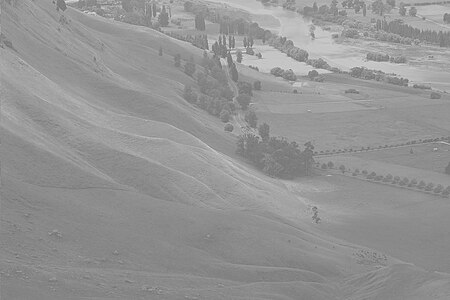
#> input picture Learn/ComputerVision/Histogram/furina/Unequalized_Hawkes_Bay_NZ.jpg, 450 x 300 px
$ jupyter execute --allow-errors histogram.ipynb
#> lines starting #> are read from the running program, lines starting #| are printed output that depends on the picture
[cell 1]
import cv2 as cv
import numpy as numpy
import matplotlib.pyplot as plt

[cell 2]
image = cv.imread("furina/Unequalized_Hawkes_Bay_NZ.jpg", cv.IMREAD_GRAYSCALE)
#> image is the input picture: shape (300, 450); min 100, max 234, mean 148
image = cv.resize(image, (640, int(image.shape[0] * (640 / image.shape[1]))))
#> image: shape (426, 640)

plt.imshow(image, cmap='grey')

[cell 3]
image.shape # 816 rows and 1006 columns matrix
#> Out = (426, 640)

[cell 4]
# Create a dictionary with key values from [0, 255] represent the color range. Count each pixels and add 1 to dict[key]
histogram = {}
count_row = 0
for row in image:
    for pixel in row:
        if pixel in histogram:
            histogram[pixel] += 1
        else:
            histogram[pixel] = 1
#> after the loop, histogram = 109 items


print(histogram)
#> (printed output is left out)

[cell 5]
color_range = list(histogram.keys())
#> color_range = 109 values, max 218 at index 49, min 108 at index 99, mean 162
frequencies = list(histogram.values())
#> frequencies = 109 values, max 11628 at index 14, min 1 at index 49, mean 2501.3

plt.bar(color_range, frequencies)

# Add title and labels
plt.title('Histogram Example')
plt.xlabel('Value')
plt.ylabel('Frequency')

# Show plot
plt.show()
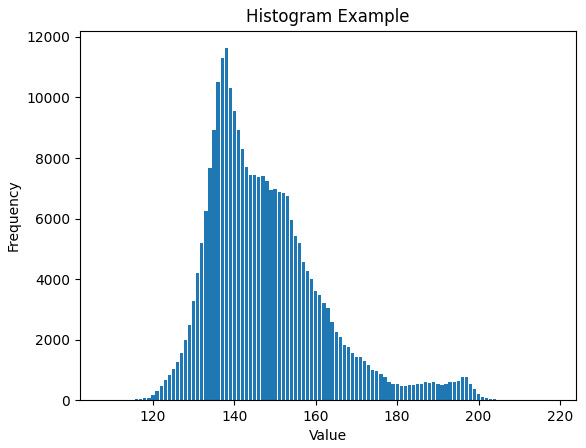
#> figure drawn by matplotlib, 1 panel; tallest bar 11628 high, from x = 137.6 to 138.4

### Histogram using OpenCV Library

[cell 6]
# [0, 256] range to avoid 255 would be exclude
hist = cv.calcHist([image], [0], None, [256], [0, 256])
#> hist = 256 values, max 11628 at index 138, min 0 at index 0, mean 1065

plt.figure()
plt.title('Grayscale Histogram')
plt.xlabel('Color Range')
plt.ylabel('Frequency')
plt.plot(hist)
plt.xlim([0, 256])
plt.show()
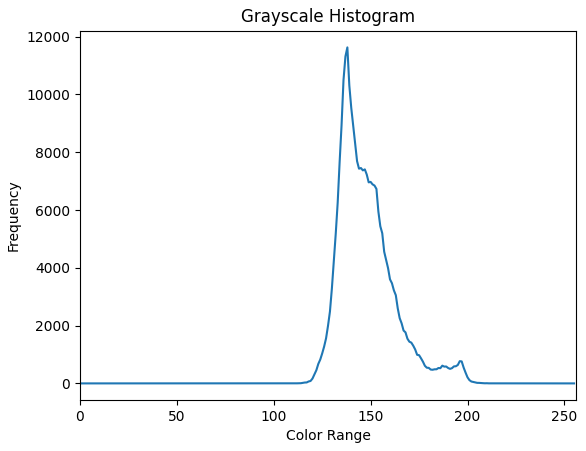
#> figure drawn by matplotlib, 1 panel; curve peaks at x = 138, y = 11628

### Histogram Equalization using `cv::equalizeHist` from OpenCV library

[cell 7]
# Create a dictionary with key values from [0, 255] represent the color range. Count each pixels and add 1 to dict[key]
def image_to_histogram(image, bins=256):
#> called with bins = 256
    histogram = {}

    # initialize color_range to histogram
    for i in range(bins):
        histogram[i] = 0

    for row in image:
        for pixel in row:
            if pixel in histogram:
                histogram[pixel] += 1
#> after the loop, histogram = 256 items

    sorted_histogram = {key: histogram[key] for key in sorted(histogram)}
#> sorted_histogram = 256 items
    return sorted_histogram


histogram1 = image_to_histogram(image)
#> histogram1 = 256 items

print(histogram1)
#> (printed output is left out)

[cell 8]
# Apply histogram equalization
equalized_image = cv.equalizeHist(image)
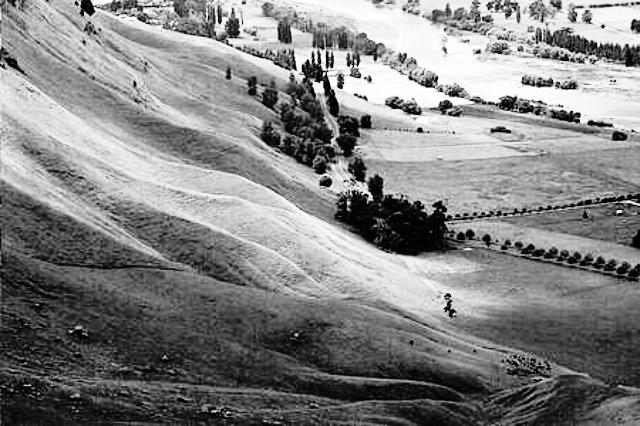
#> equalized_image: shape (426, 640); min 0, max 255, mean 130.5

def plot_histogram(image, equalized_image):
    # Plot the original and equalized images with their histograms
    plt.figure(figsize=(12, 8))

    # Original image and its histogram
    plt.subplot(2, 2, 1)
    plt.imshow(image, cmap='gray')
    plt.title('Original Image')
    plt.axis('off')

    plt.subplot(2, 2, 2)
    plt.hist(image.ravel(), bins=256, range=[0, 256])
    plt.title('Original Histogram')

    # Equalized image and its histogram
    plt.subplot(2, 2, 3)
    plt.imshow(equalized_image, cmap='gray')
    plt.title('Equalized Image')
    plt.axis('off')

    plt.subplot(2, 2, 4)
    plt.hist(equalized_image.ravel(), bins=256, range=[0, 256])
    plt.title('Equalized Histogram')

    plt.tight_layout()
    plt.show()
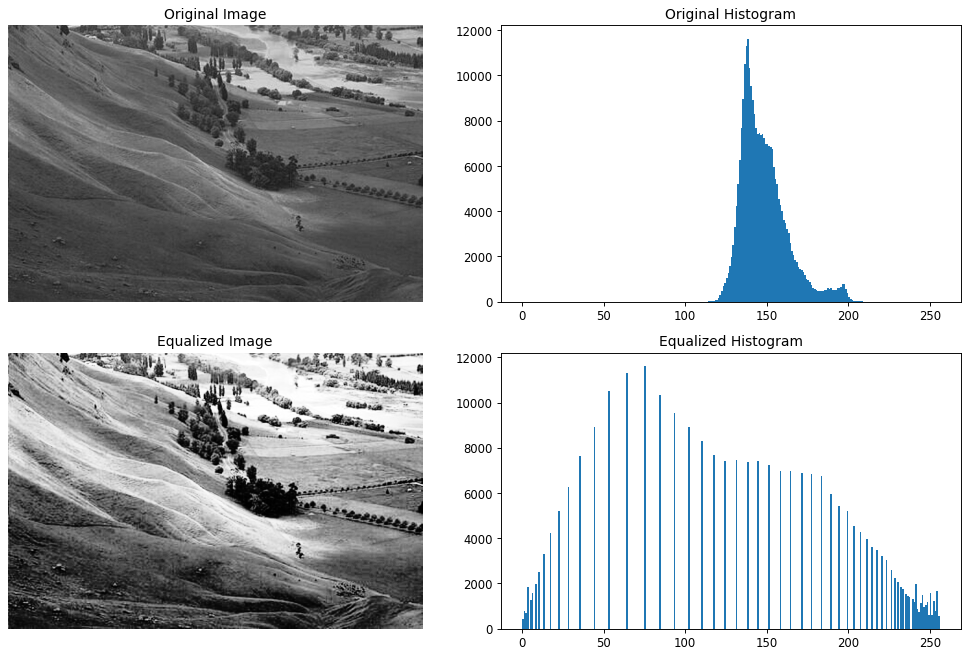
#> figure drawn by matplotlib, 4 panels; panel 2: tallest bar 11628 high, from x = 138 to 139; panel 4: tallest bar 11628 high, from x = 75 to 76

# Apply histogram equalization
equalized_image = cv.equalizeHist(image)

# Plot the histograms
plot_histogram(image, equalized_image)

# Histogram Equalization from Scratch

This part include
+ Histogram Equalization from Scratch
+ Histogram Equalization using OpenCV

1) Get the highest gray value 5 and number of bits it take to represent 5.
2) Initiate gray levels range = $2^{bits}$. e.g. $2^3=8$
3) Compute Histogram Equalization:
+ **PDF:** Probability Distribution (*value_i / the total_value*)
+ **CDF:** Cumulative Distribution (*cumulative sum*) annotate as $S_{k}$
+ $S_{k} \times max(\text{gray level})$: Multiply CDF with the highest gray level
+ **Histogram equal level:** approximate value upward (i.e. `.ceil()`  in python)
4) Replace old pixel values with new pixel values.

#### Find total Bins using

[cell 9]
def bits_require(integer):
    # Iterate through [0, 8]
    for n in range(0, 8+1): # because maximum color range is 255
        if (2**n) >= integer:
            # print(f'bits range: 2^{n}={2**n} to store {integer}')
            return 2**n

[cell 10]
def probability_distribution(histogram):
    total_pixels_value = sum(histogram.values())
    pdf_histogram = {key: value / total_pixels_value for key, value in histogram.items()}
    return pdf_histogram

def cumulativesum_distribution(histogram): # Sum of PDF
    cdf_histogram = {}
    cumulative_sum = 0.0

    for color_value, normalized_frequency in histogram.items(): # ensure color is from 0 to 255
        cumulative_sum += normalized_frequency
        cdf_histogram[color_value] = cumulative_sum

    return cdf_histogram

[cell 11]
def replace_pixel(image, equalized_histogram):
    """
    Replace old pixel values in the image with new equalized values.

    Args:
        image (2D list or NumPy array): Grayscale image to process.
        equalized_histogram (dict): Mapping of old pixel values to new equalized values.

    Returns:
        np.ndarray: Image with updated pixel values.
    """

    image = np.array(image, dtype=int)

    # Apply the equalized histogram as a lookup table
    equalized_image = np.vectorize(equalized_histogram.get)(image)

    return equalized_image

[cell 12]
import os

def histogram_equalization_image(image, plot_hist=False, plot_img=False, debug=False):
    """
        Perform histogram equalization on a grayscale image histogram

        Args:
            histogram (dict): Input histogram, e.g., {0: 4, 1: 1, 2: 0, 3: 2, 4: 1, 5: 0}.
            bins (int): Number of bins (default is 256 to ensure 255 is included).
            plot (bool): If True then plot histograms.

        Returns:
            dict: Equalized histogram.
    """
#> called with plot_hist = False, plot_img = False, debug = False
    #? get histogram
    histogram = image_to_histogram(image)
#> histogram = 256 items

    #? Get highest gray value in the image -> [0, max(image_pixel_value)]
    highest_color_value = max(histogram.keys())
#> highest_color_value = 255


    #? Get numbers of 2^bits represent highest_color_value
    color_range = bits_require(highest_color_value)
#> color_range = 256

    #? Create histogram dictionray with length == color_range
    histogram = dict(list(histogram.items())[:color_range])

    #? Compute Probability Distribution Function (PDF):
    pdf_histograms = probability_distribution(histogram)
#> in probability_distribution, `total_pixels_value = sum(histogram.values())`: total_pixels_value = 272640
#> in probability_distribution, `pdf_histogram = {key: value / total_pixels_value for key, value in his..`: pdf_histogram = 256 items
#> pdf_histograms = 256 items

    #? Compute Cumulative Distribution Function (CDF)
    cdf_histograms = cumulativesum_distribution(pdf_histograms)
#> after the loop in cumulativesum_distribution, `for color_value, normalized_frequency in histogram.items():`: cumulative_sum = 1
#> cdf_histograms = 256 items

    #? Multiply CDF with color_range
    mul_cdf_histograms = {key:value*color_range for key,value in cdf_histograms.items()}
#> mul_cdf_histograms = 256 items

    #? Rounding all histogram value
    histogram_equal_level = {key:round(value) for key, value in mul_cdf_histograms.items()}
#> histogram_equal_level = 256 items

    #? Call replace_pixel with the original image and the equalized histogram
    equalized_image = replace_pixel(image, histogram_equal_level)


    if plot_hist:
        plot_histogram(image, equalized_image)

    if debug:
        print('highest_gray_value:', highest_color_value)
        print('pdf_histograms:',pdf_histograms)
        print('cdf_histogram:',cdf_histograms )
        print('mul_cdf_histograms:',mul_cdf_histograms)
        print('histogram_equal_level:', histogram_equal_level)


    if plot_img:
        plt.figure(figsize=(12, 6))
        plt.subplot(1, 2, 1)
        plt.imshow(image, cmap='gray')
        plt.title('Original Image')

        plt.subplot(1, 2, 2)
        plt.imshow(equalized_image, cmap='gray')
        plt.title('Equalized Image')
        plt.show()

    return equalized_image, histogram_equal_level
